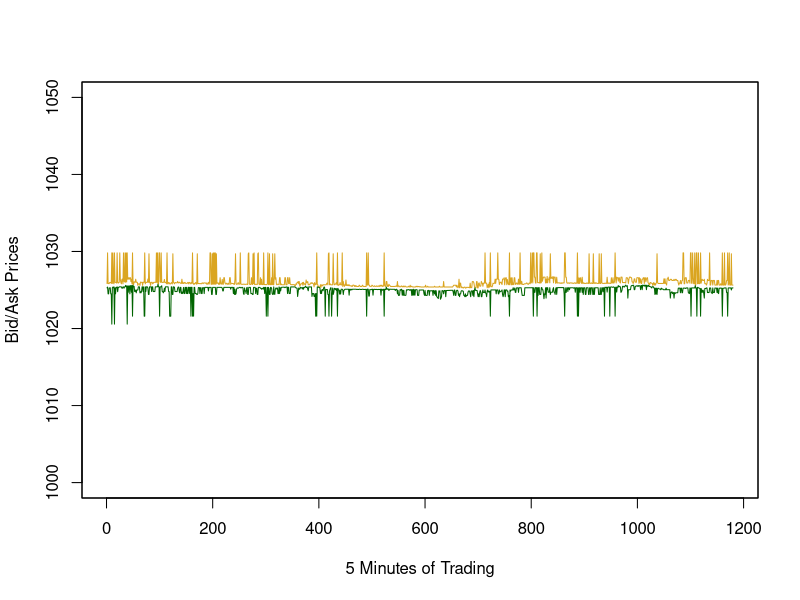

R code for this plot:
library(xts)

raw <- read.csv("goog-bid-ask.csv", sep=",", header=T)
raw$SPRD <- raw$OFR - raw$BID
tmp <- raw[raw$BID > 0 & raw$OFR > 0, ]
tmp <- tmp[tmp$SPRD < 10, ]
mts <- merge(as.zoo(tmp$OFR), as.zoo(tmp$BID))
names(mts) <- c("ask", "bid")

plot(mts, ylim=c(1000, 1050), plot.type="single", xlab="5 Minutes of Trading", ylab="Bid/Ask Prices", col=c("goldenrod", "darkgreen"))
